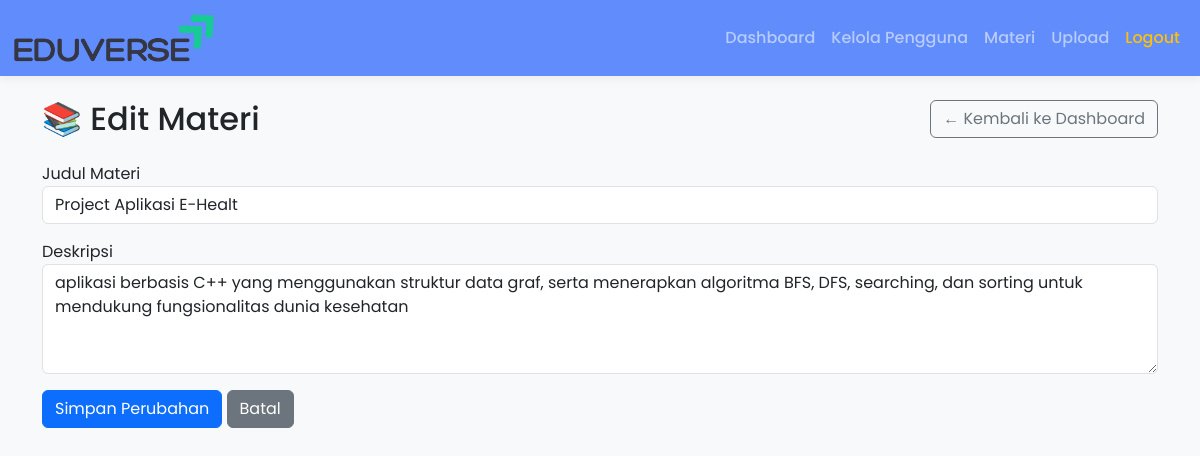
Page /materials/edit/1 (signed in) on the committed database.
### app/models.py (models this page shows)
class Material(db.Model):
    id = db.Column(db.Integer, primary_key=True)
    title = db.Column(db.String(255), nullable=False)
    description = db.Column(db.Text, nullable=False)
    filename = db.Column(db.String(255), nullable=False)
    uploader_id = db.Column(db.Integer, db.ForeignKey('user.id', ondelete='CASCADE'))  # bukan user_id
    approved = db.Column(db.Boolean, default=False)
    uploader = db.relationship('User', backref='materials')

### app/routes.py (the view)
@main.route('/materials/edit/<int:material_id>', methods=['GET', 'POST'])
@login_required
def edit_material(material_id):
    if current_user.role != 'admin':
        abort(403)
    material = Material.query.get_or_404(material_id)
    form = UploadForm(obj=material)
    if form.validate_on_submit():
        material.title = form.title.data
        material.description = form.description.data
        db.session.commit()
        flash('Materi berhasil diperbarui.', 'success')
        return redirect(url_for('main.materials'))
    return render_template('edit_material.html', form=form, material=material)

### app/forms.py
class UploadForm(FlaskForm):
    title = StringField('Judul Materi', validators=[DataRequired()])
    description = TextAreaField('Deskripsi', validators=[DataRequired()])
    file = FileField('Unggah File (PDF)', validators=[FileAllowed(['pdf'], 'PDF saja!')])
    submit = SubmitField('Unggah')

### app/__init__.py (called while the page is built)
def create_app():
    app = Flask(__name__)
    app.config['SECRET_KEY'] = 'rahasia123'
    app.config['SQLALCHEMY_DATABASE_URI'] = 'sqlite:///eduverse.db'
    app.config['SQLALCHEMY_TRACK_MODIFICATIONS'] = False
    db.init_app(app)
    from app import models
    login_manager.init_app(app)
    migrate.init_app(app, db)
    from app.routes import main
    app.register_blueprint(main)
    from app.models import User
    @login_manager.user_loader
    def load_user(user_id):
        return User.query.get(int(user_id))
    return app

### app/templates/edit_material.html (shortened to what this page needs)
{% extends 'base.html' %}
{% block content %}
<form>
    <div class="d-flex justify-content-between align-items-center mb-4">
    <h2 class="mb-0">📚 Edit Materi</h2>
    <a href="{{ url_for('main.materials') }}" class="btn btn-outline-secondary">← Kembali ke Dashboard</a>
    </div>
    <div class="mb-3">
        {{ form.title.label }}<br>
        {{ form.title(class_='form-control') }}
    </div>
    <div class="mb-3">
        {{ form.description.label }}<br>
        {{ form.description(class_='form-control', rows=4) }}
    </div>
    <button type="submit" class="btn btn-primary">Simpan Perubahan</button>
    <a href="{{ url_for('main.materials') }}" class="btn btn-secondary">Batal</a>
</form>
{% endblock %}

### app/templates/base.html (style rules this page uses)
body { font-family: 'Poppins', sans-serif; background-color: #f8f9fa; }

### rows in the picture
Material: title "Project Aplikasi E-Healt", description "aplikasi berbasis C++ yang menggunakan struktur data graf, serta menerapkan algoritma BFS, DFS, searching, dan sorting untuk mendukung fungsionalitas dunia kesehatan"
